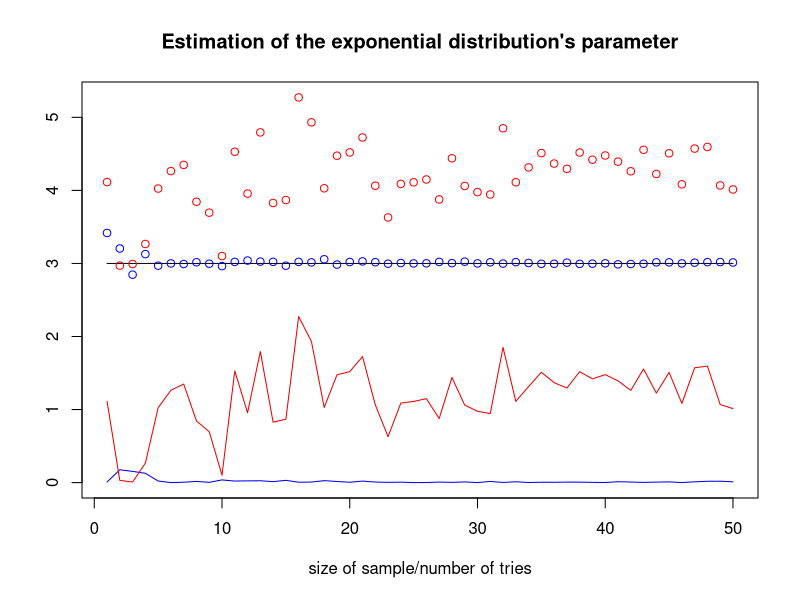

R code for this plot: (Note: this script raises an error after producing the figure.)

#HF:exp(lambda) elo. paraméterre becslések: 1/átlag
## és 1/[n*min(X1,...Xn)]
#megvizsgálni, melyik a jobb
##tobb mintaelemszamra, ismetlesre

#hibafuggveny
err2 <- function(lambda, estimations) {
  return (min(c(abs(lambda-mean(estimations)),min(abs(lambda-quantile(estimations))))))
}

err <- function(l,e) {
  return (min(c(abs(l-mean(e)),abs(l-median(e)))))
}

la=3

ns=10*c(1:50) 
dim = length(ns)

meansMean = rep(0,times=dim)
meansMin = rep(0,times=dim)
medianMean = rep(0,times=dim)
medianMin = rep(0,times=dim)
errsMean = rep(0,times=dim)
errsMin = rep(0,times=dim)

#for (ism in ns) {
  for (n in ns) {
    ism = n
    
    becs1=rep(0,times=ism)
    becs2=becs1
    for (i in 1:ism)
    {
      #Mintat veszunk a exp(lambda)-bol
      x=rexp(n,la)
      #1/atlag
      becs1[i]=1/mean(x)
      #1/(n*min)
      becs2[i]=1/( n*min(x))
    }
    print(paste("Mintaelemszam:",toString(n),"Ismetlesszam:",toString(ism)))
    i = n/10
    meansMean[i] = mean(becs1)
    medianMean[i] = median(becs1)
    meansMin[i] = mean(becs2)
    medianMin[i] = median(becs2)
    errsMean[i] = err(la,becs1)
    errsMin[i] = err(la,becs2)
    if (err(la,becs1)<err(la,becs2)) {
      print(" 1/atlag a jobb")
    }
    else {
      print(" 1/n*min a jobb")
    }
  }
#}

par(mfrow=c(1,1))
plot(ns/10,
     rep(la,times=dim),
     type="l",
     ylim=c(0,max(medianMin)),
     ylab = "",
     xlab = "size of sample/number of tries")
title("Estimation of the exponential distribution's parameter")
points(meansMean,col="blue1")
#points(medianMean)
#points(meansMin)
points(medianMin,col="red1")
lines(errsMean,col="blue2")
lines(errsMin,col="red2")
legend(locator(1),#x=3,
       legend=c("exp. dist. parameter","1/avg estimate","1/(n*min) estimate","1/avg error","1/(n*min) error"),
       col=c("black","blue1","red1","blue2","red2"),
       lty=c(1,0,0,1,1),
       pch=c(NA,1,1,NA,NA))

